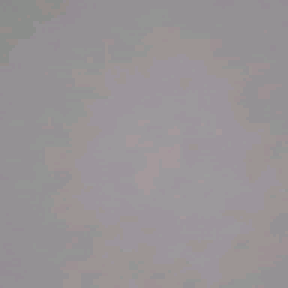
#> input picture data/raw/electronic-components-bmp/background/0.bmp, 96 x 96 px, found by its file name (shown 3 times larger)
$ jupyter execute --allow-errors Module-2_Image_Transformation.ipynb
#> lines starting #> are read from the running program, lines starting #| are printed output that depends on the picture
[cell 1]
import numpy as np
import matplotlib.pyplot as plt
import random
import os
import PIL

import skimage.transform
import skimage.util

[cell 2]
### Settings

# Location of image
IMG_PATH = "../data/raw/electronic-components-bmp/capacitor/0.bmp"

# You are welcome to change the seed to get different augmentation effects
SEED = 42
random.seed(SEED)

[cell 3]
### Load image as Numpy array

# Open image
img = PIL.Image.open(IMG_PATH)
#> img is the input picture: PIL image 96x96 RGB; mean R, G, B 152.4, 147.7, 150.5

# Convert the image to a Numpy array, optionally invert, and append to X
img = np.asarray(img)

[cell 4]
### Get height and width of image
height = img.shape[0]
#> height = 96
width = img.shape[1]
#> width = 96

[cell 5]
### View the image

# Print part of image
print(img.shape)
#| (96, 96, 3)
print("First channel:")
print(img[:,:,0])
#> (printed output is left out)

# Display image from array
plt.imshow(img, vmin=0, vmax=255)

[cell 6]
### Flip

# Create three separate flips
flip_1 = np.fliplr(img)
flip_2 = np.flipud(img)
flip_3 = np.flipud(np.fliplr(img))

# Show the original and the transforms
figs, axs = plt.subplots(1, 4, figsize=(14, 14))
axs[0].imshow(img, vmin=0, vmax=255)
axs[1].imshow(flip_1, vmin=0, vmax=255)
axs[2].imshow(flip_2, vmin=0, vmax=255)
axs[3].imshow(flip_3, vmin=0, vmax=255)
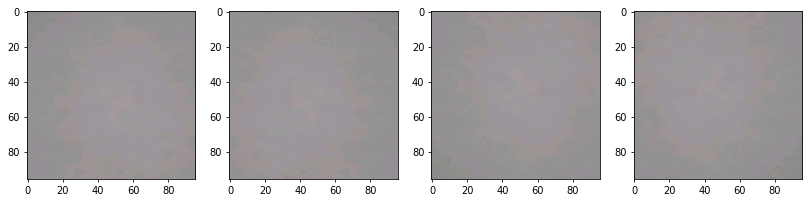
#> figure drawn by matplotlib, 4 panels

[cell 7]
### Rotate

# Create 3 rotations at the 45, 90, 135. Note that rotate() normalizes values, so we need to keep
# them in the 0..255 integer range.
rot_1 = skimage.transform.rotate(img, angle=45, mode='edge', preserve_range=True).astype(np.uint8)
rot_2 = skimage.transform.rotate(img, angle=90, mode='edge', preserve_range=True).astype(np.uint8)
rot_3 = skimage.transform.rotate(img, angle=135, mode='edge', preserve_range=True).astype(np.uint8)

# Show the original and the transforms
figs, axs = plt.subplots(1, 4, figsize=(14, 14))
axs[0].imshow(img, vmin=0, vmax=255)
axs[1].imshow(rot_1, vmin=0, vmax=255)
axs[2].imshow(rot_2, vmin=0, vmax=255)
axs[3].imshow(rot_3, vmin=0, vmax=255)

[cell 8]
### Scale and randomly crop

# Choose a scale/crop factor (must be >= 1.0)
scale_factor = 1.3

# Create scaled images (e.g. make the image bigger)
img_scaled = skimage.transform.rescale(img,
                                       scale=scale_factor,
                                       anti_aliasing=True,
                                       channel_axis=-1,
                                       preserve_range=True)

# Make sure new scaled image is also 8-bit integer values
img_scaled = img_scaled.astype(np.uint8)

# Get height and width of scaled image
s_h = img_scaled.shape[0]
#> s_h = 125
s_w = img_scaled.shape[1]
#> s_w = 125

# Randomly choose start of crop point
crop_y = round(random.random() * (s_h - height))
#> crop_y = 19
crop_x = round(random.random() * (s_w - width))
#> crop_x = 1

# Crop scaled image
scale_1 = img_scaled[crop_y:(crop_y + height), crop_x:(crop_x + width), :]

# Randomly choose a different crop point
crop_y = round(random.random() * (s_h - height))
#> crop_y = 8
crop_x = round(random.random() * (s_w - width))
#> crop_x = 6

# Crop scaled image
scale_2 = img_scaled[crop_y:(crop_y + height), crop_x:(crop_x + width), :]

# Show the original and the transforms
figs, axs = plt.subplots(1, 3, figsize=(10, 10))
axs[0].imshow(img, vmin=0, vmax=255)
axs[1].imshow(scale_1, vmin=0, vmax=255)
axs[2].imshow(scale_2, vmin=0, vmax=255)
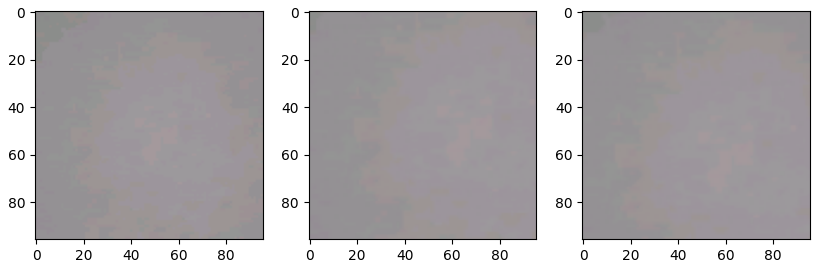
#> figure drawn by matplotlib, 3 panels

[cell 9]
### Translation

# Choose random amount to translate (up to 1/4 image width, height) in either direction
tr_y = round((0.5 - random.random()) * (height / 2))
#> tr_y = -11
tr_x = round((0.5 - random.random()) * (width / 2))
#> tr_x = -8

# Perform translation to create new image
translation = skimage.transform.AffineTransform(translation=(tr_y, tr_x))
tr_1 = skimage.transform.warp(img, translation, mode='edge', preserve_range=True)
tr_1 = tr_1.astype(np.uint8)

# Choose a new random amount to translate (up to 1/4 image width, height) in either direction
tr_y = round((0.5 - random.random()) * (height / 2))
#> tr_y = -19
tr_x = round((0.5 - random.random()) * (width / 2))
#> tr_x = 20

# Perform translation to create new image
translation = skimage.transform.AffineTransform(translation=(tr_y, tr_x))
tr_2 = skimage.transform.warp(img, translation, mode='edge', preserve_range=True)
tr_2 = tr_2.astype(np.uint8)

# Show the original and the transforms
figs, axs = plt.subplots(1, 3, figsize=(10, 10))
axs[0].imshow(img, vmin=0, vmax=255)
axs[1].imshow(tr_1, vmin=0, vmax=255)
axs[2].imshow(tr_2, vmin=0, vmax=255)

$ run again, with data/raw/electronic-components-bmp/background/10.bmp copied over data/raw/electronic-components-bmp/background/0.bmp
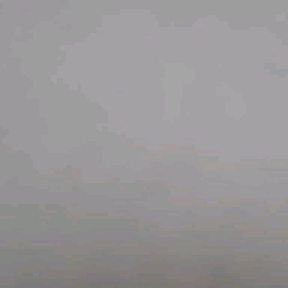
#> input picture data/raw/electronic-components-bmp/background/10.bmp, 96 x 96 px, found by its file name (shown 3 times larger)
#> img is the input picture: PIL image 96x96 RGB; mean R, G, B 152.6, 150.6, 151.4
#| (96, 96, 3)
#> (printed output is left out)
#> `rot_3 = skimage.transform.rotate(img, angle=135, mode='edge', preserve..`:
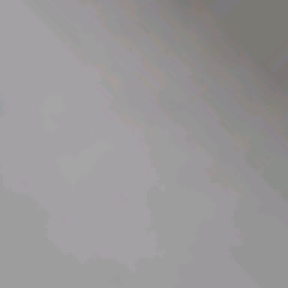
#> rot_3: shape (96, 96, 3) (shown 3 times larger); mean R, G, B 153, 151, 151.7
#> `tr_2 = skimage.transform.warp(img, translation, mode='edge', preserve_..`:
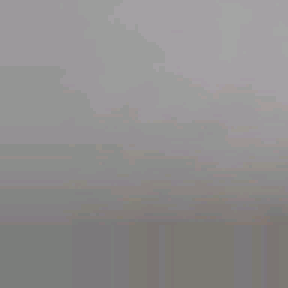
#> tr_2: shape (96, 96, 3) float64 (shown 3 times larger); mean R, G, B 143.8, 142, 142
